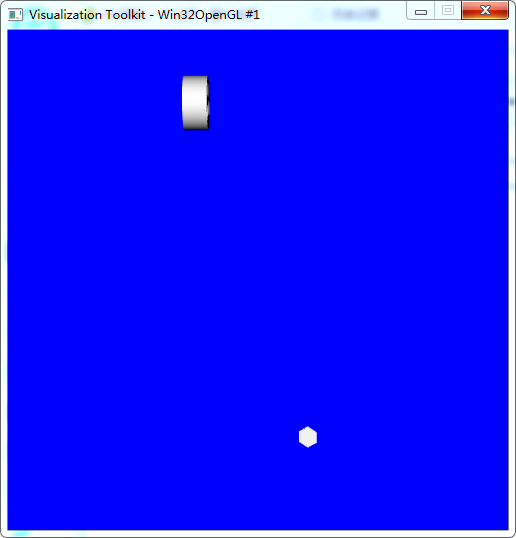

Source code (Python):
import vtk
import time

cone = vtk.vtkConeSource()

mapper = vtk.vtkPolyDataMapper()
mapper.SetInputConnection(cone.GetOutputPort())

actor = vtk.vtkActor()
actor.SetMapper(mapper)

filename = "wheelsmall.stl"
 
reader = vtk.vtkSTLReader()
reader.SetFileName(filename)
 
mapper1 = vtk.vtkPolyDataMapper()
mapper1.SetInputConnection(reader.GetOutputPort())

actor1 = vtk.vtkActor()
actor1.SetMapper(mapper1)

window = vtk.vtkRenderWindow() # Sets the pixel width, length of the window.
window.SetSize(500, 500)

interactor = vtk.vtkRenderWindowInteractor()
interactor.SetRenderWindow(window)

renderer = vtk.vtkRenderer()
window.AddRenderer(renderer)

renderer.AddActor(actor)
renderer.AddActor(actor1)
renderer.SetBackground(0, 0, 1)

actor.SetOrigin(0.5,0,0)
actor1.SetOrigin(0,9,10)
actor1.SetPosition(0,5,0)

for i in range(36):
    time.sleep(1)
    actor.RotateY(10)
    actor1.RotateX(20)
    window.Render()

iren.Start()
